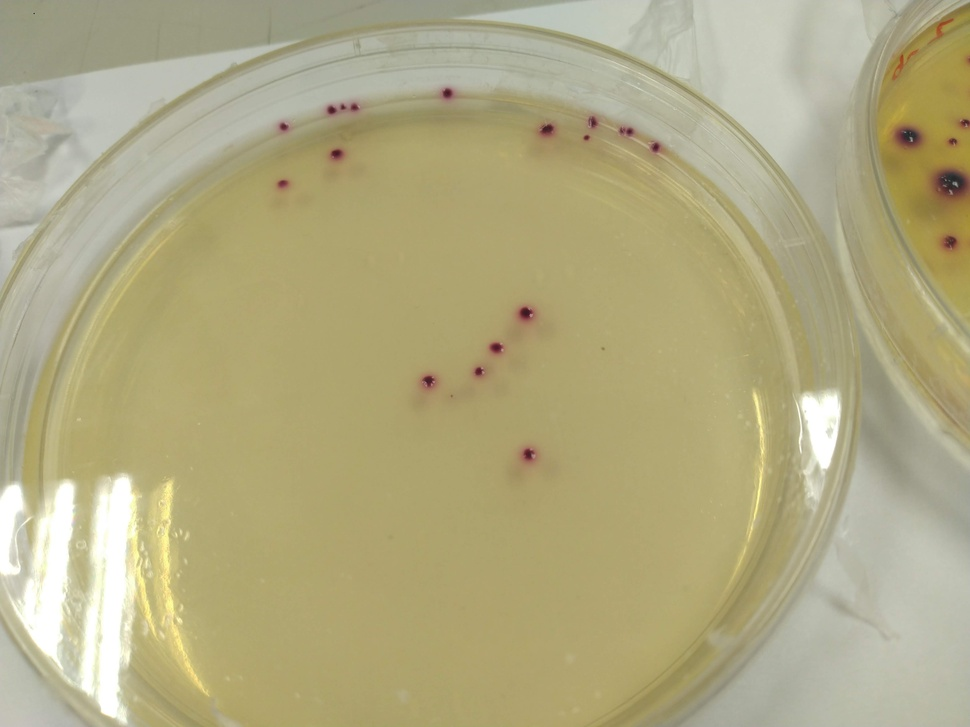
#> input picture Ecoli (5).jpg, 970 x 727 px, shrunk from 4608 x 3456 before the run, found by its file name
$ jupyter execute --allow-errors Ecoli_detection.ipynb   (shell and % lines are left out)
#> lines starting #> are read from the running program, lines starting #| are printed output that depends on the picture; after the words box and inside, x2 and y2 are one past the last pixel; in counts of white or black regions, pixels touching at a corner belong together
<a href="https://colab.research.google.com/github/evan6007/Ecoli_detection/blob/main/Ecoli_detection.ipynb" target="_parent"></a>

[cell 1]
import cv2
import numpy as np
import matplotlib.pyplot as plt

[cell 2]
img = cv2.imread('/content/Ecoli_detection/Ecoli (5).jpg', cv2.IMREAD_COLOR) #把照片路徑放進去
#> img is the input picture: shape (727, 970, 3); mean B, G, R 130, 169.9, 176.9
img_orig = img.copy()
img_orig = cv2.cvtColor(img_orig, cv2.COLOR_BGR2RGB)
plt.rcParams["figure.figsize"] = (16,9)
plt.imshow(img_orig)

[cell 3]
hsv = cv2.cvtColor(img, cv2.COLOR_BGR2HSV)
#> hsv: shape (727, 970, 3); mean H, S, V 27.3, 69.5, 177.4
low_hsv = np.array([0,43,46])
high_hsv = np.array([10,255,255])
mask = cv2.inRange(hsv,lowerb=low_hsv,upperb=high_hsv)
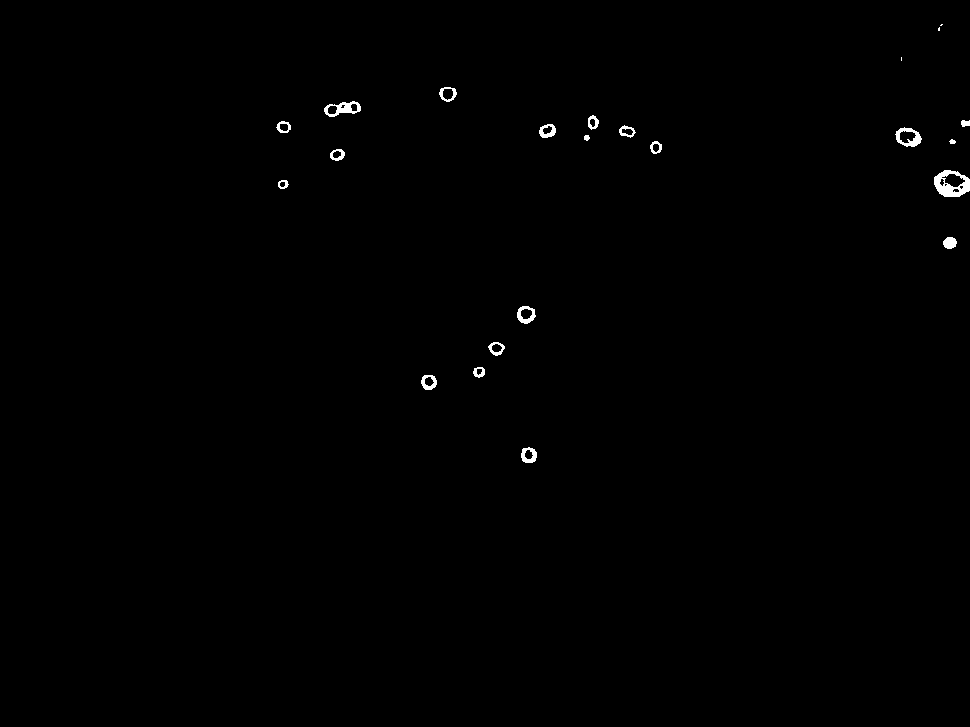
#> mask: shape (727, 970); 0.39% white; 23 white regions (3 under 20 px), largest, box (x1, y1, x2, y2) and area: (934, 170, 970, 197) 553, (324, 101, 361, 117) 281, (895, 127, 922, 147) 254
plt.rcParams["figure.figsize"] = (16,9)
plt.imshow(mask)
img=mask

[cell 4]
img = cv2.GaussianBlur(img, (21,21), cv2.BORDER_DEFAULT)
#> img: shape (727, 970)
plt.rcParams["figure.figsize"] = (16,9)
plt.imshow(img,cmap='gray')


all_circle =cv2.HoughCircles(img, cv2.HOUGH_GRADIENT, 0.8, 30,
              param1=50,
              param2=25,
              minRadius=0,
              maxRadius=70)
#> all_circle = [[655.5, 146.5, 6.6], [428.5, 382.5, 9.6], [447.5, 91.5, 11], [528.5, 455.5, 9.6], [495.5, 347.5, 8.4]]
all_circle_rounded = np.uint16(np.around(all_circle))
#> all_circle_rounded = [[656, 146, 7], [428, 382, 10], [448, 92, 11], [528, 456, 10], [496, 348, 8]]

[cell 5]
img = cv2.imread('/content/Ecoli_detection/Ecoli (5).jpg', cv2.IMREAD_COLOR) #把照片路徑放進去
img_orig = img.copy()
img_orig = cv2.cvtColor(img_orig, cv2.COLOR_BGR2RGB)

count = 1
for i in all_circle_rounded[0,:]:
    cv2.circle(img_orig,(i[0],i[1]),i[2],(50,200,200),5)
    cv2.circle(img_orig,(i[0],i[1]),2,(255,0,0),3)
    count = count +1
#> this loop made 5 passes
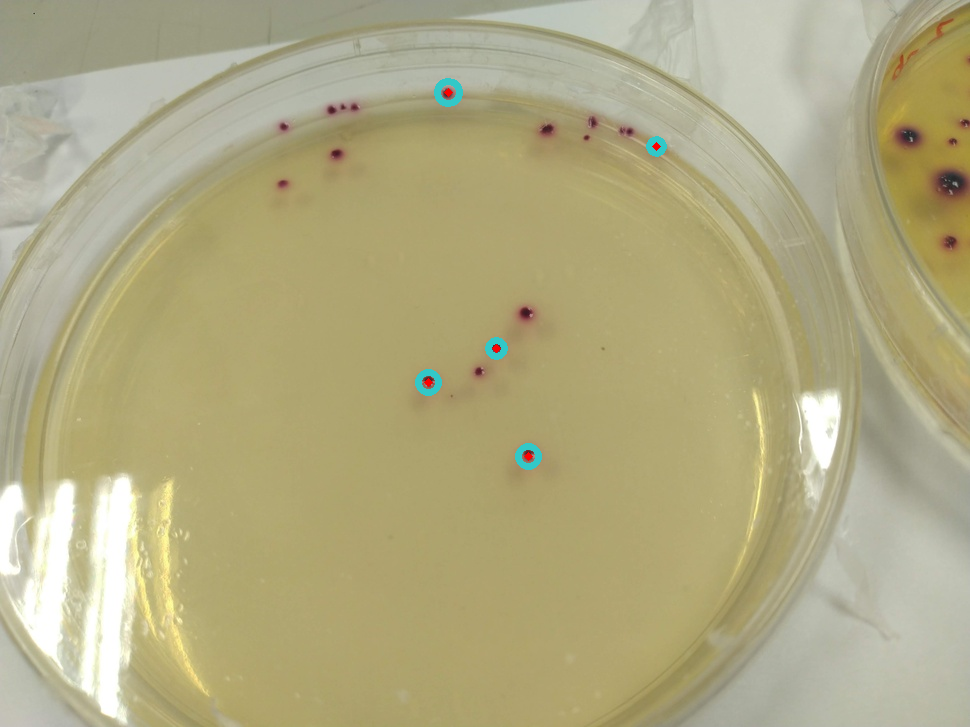
#> img_orig: shape (727, 970, 3); mean R, G, B 176.6, 170, 130.2
#> after the loop, count = 6


plt.rcParams["figure.figsize"]=(16,9)
plt.imshow(img_orig)
print("有" + str(all_circle_rounded.shape[1])+'顆Ecoli')
#| 有5顆Ecoli

$ run again, with Ecoli (1).jpg copied over Ecoli (5).jpg
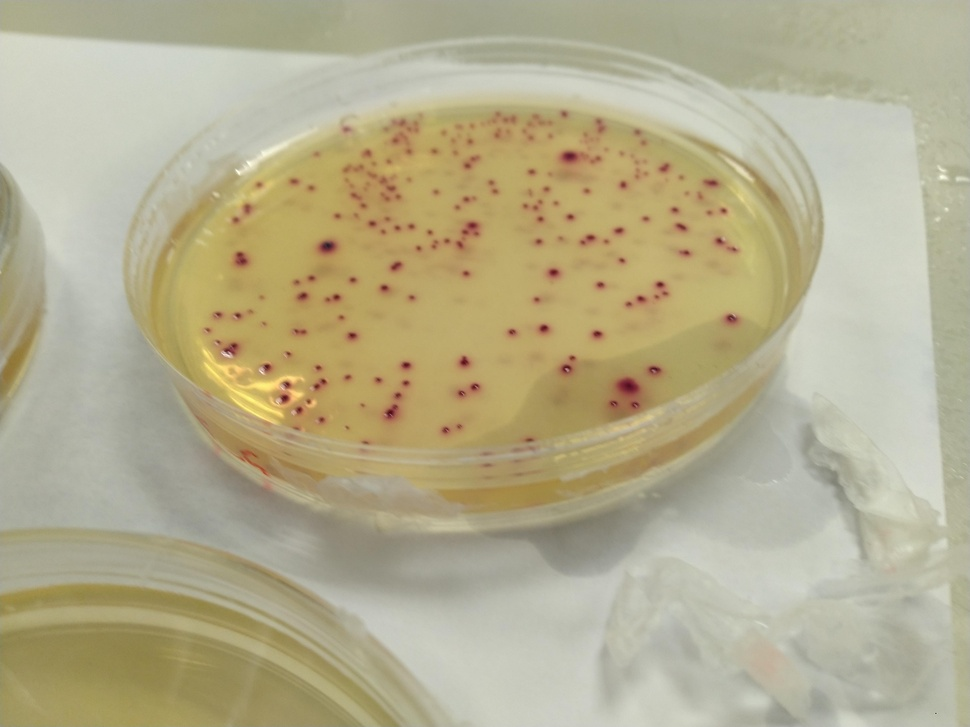
#> input picture Ecoli (1).jpg, 970 x 727 px, shrunk from 4608 x 3456 before the run, found by its file name
#> img is the input picture: shape (727, 970, 3); mean B, G, R 141.9, 173.4, 180.5
#> hsv: shape (727, 970, 3); mean H, S, V 28.9, 57, 181.6
#> `mask = cv2.inRange(hsv,lowerb=low_hsv,upperb=high_hsv)`:
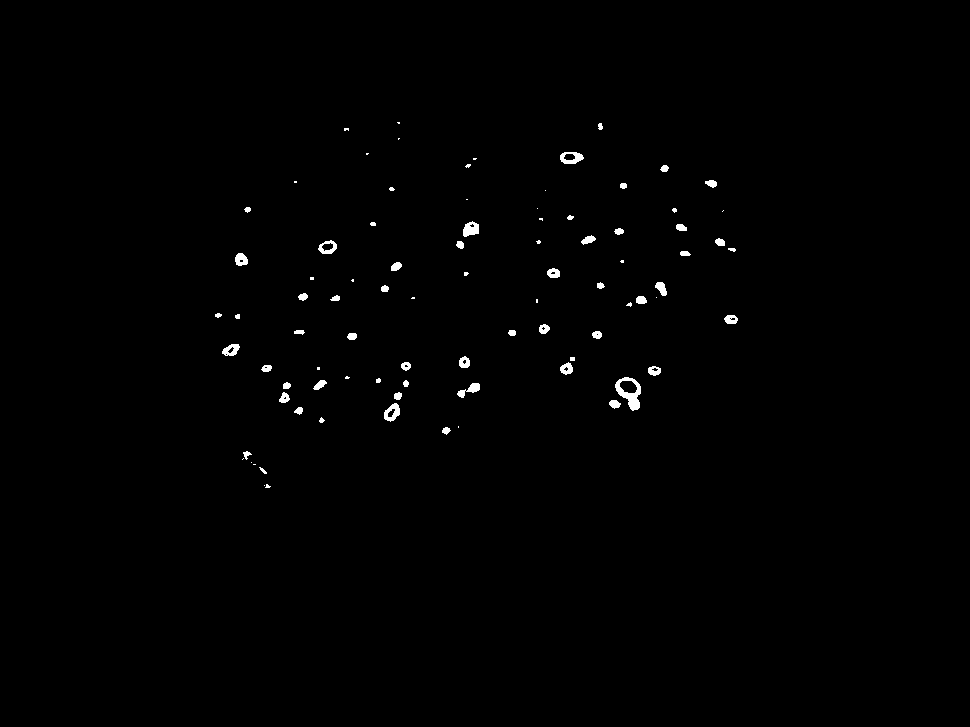
#> mask: shape (727, 970); 0.61% white; 87 white regions (31 under 20 px), largest, box (x1, y1, x2, y2) and area: (615, 377, 641, 411) 400, (463, 221, 479, 237) 182, (560, 152, 584, 164) 178
#> img: shape (727, 970)
#> all_circle = [[384.5, 288.5, 4.6]]
#> all_circle_rounded = [[384, 288, 5]]
#> the loop `for i in all_circle_rounded[0,:]:` made 1 pass
#> (i, count) on pass 1: ([384, 288, 5], 2)
#> after the loop `for i in all_circle_rounded[0,:]:`: count = 2
#| 有1顆Ecoli

$ run again, with Ecoli (10).jpg copied over Ecoli (5).jpg
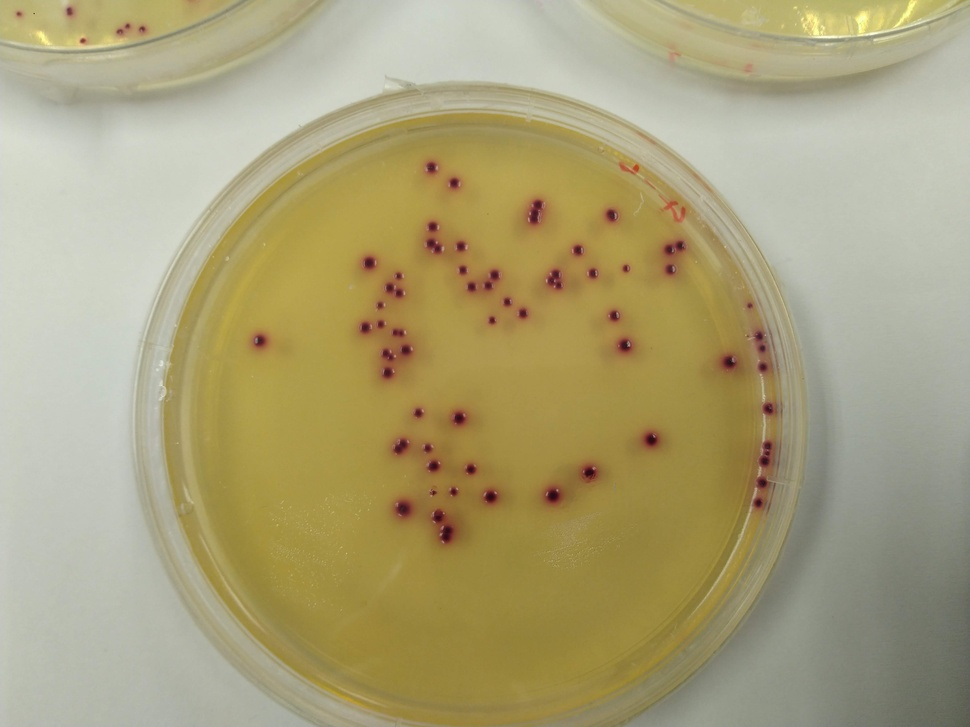
#> input picture Ecoli (10).jpg, 970 x 727 px, shrunk from 4608 x 3456 before the run, found by its file name
#> img is the input picture: shape (727, 970, 3); mean B, G, R 121.2, 161.2, 170.5
#> hsv: shape (727, 970, 3); mean H, S, V 30, 78.8, 171.8
#> `mask = cv2.inRange(hsv,lowerb=low_hsv,upperb=high_hsv)`:
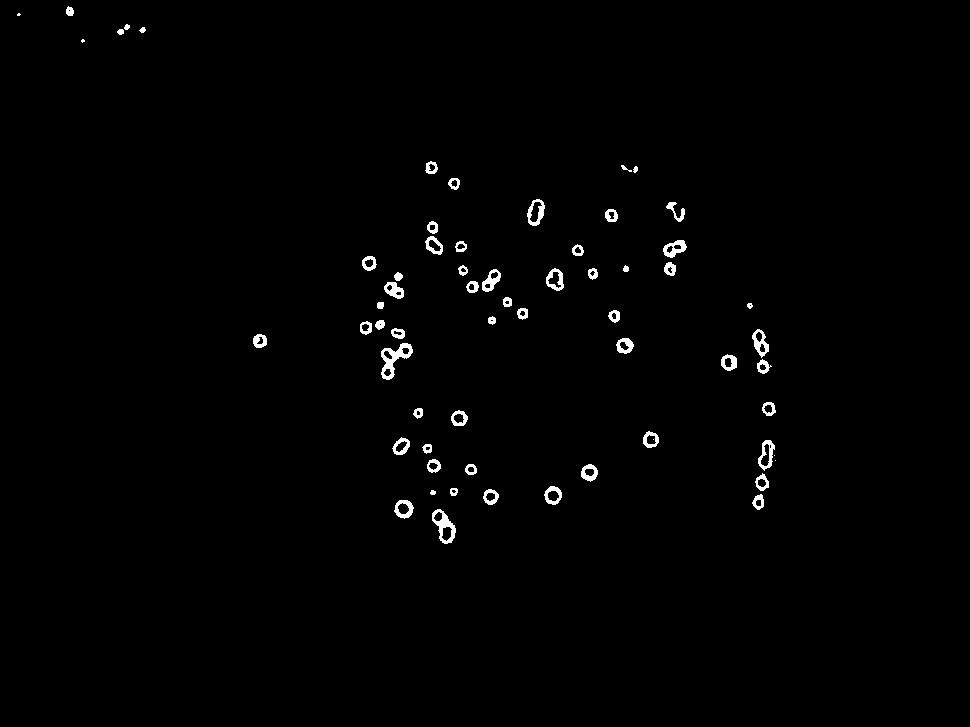
#> mask: shape (727, 970); 1% white; 64 white regions (5 under 20 px), largest, box (x1, y1, x2, y2) and area: (381, 343, 413, 380) 468, (432, 509, 456, 544) 354, (758, 440, 775, 471) 231
#> img: shape (727, 970)
#> all_circle = 13 rows, first 8: [650.5, 439.5, 9.6], [490.5, 496.5, 8.2], [588.5, 472.5, 8.8], [768.5, 408.5, 7.4], [552.5, 496.5, 9.6], [433.5, 465.5, 7.3], [368.5, 262.5, 8.8], [259.5, 340.5, 7.8]
#> all_circle_rounded = 13 rows, first 8: [650, 440, 10], [490, 496, 8], [588, 472, 9], [768, 408, 7], [552, 496, 10], [434, 466, 7], [368, 262, 9], [260, 340, 8]
#> the loop `for i in all_circle_rounded[0,:]:` made 13 passes
#> after the loop `for i in all_circle_rounded[0,:]:`:
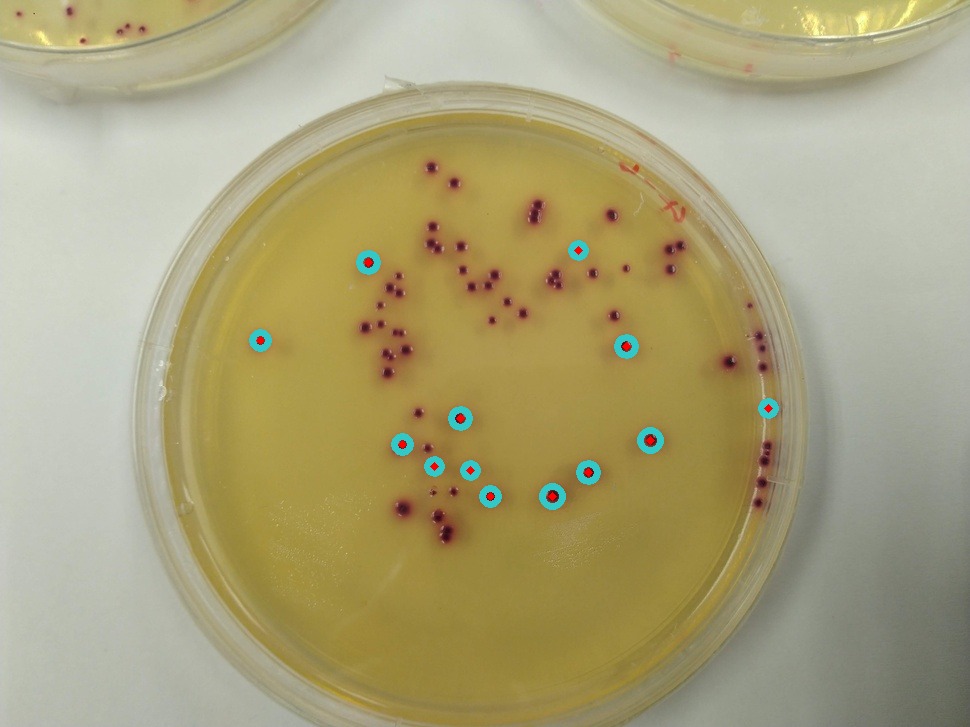
#> img_orig: shape (727, 970, 3); mean R, G, B 170, 161.9, 122.1
#> after the loop `for i in all_circle_rounded[0,:]:`: count = 14
#| 有13顆Ecoli

$ run again, with Ecoli (11).jpg copied over Ecoli (5).jpg
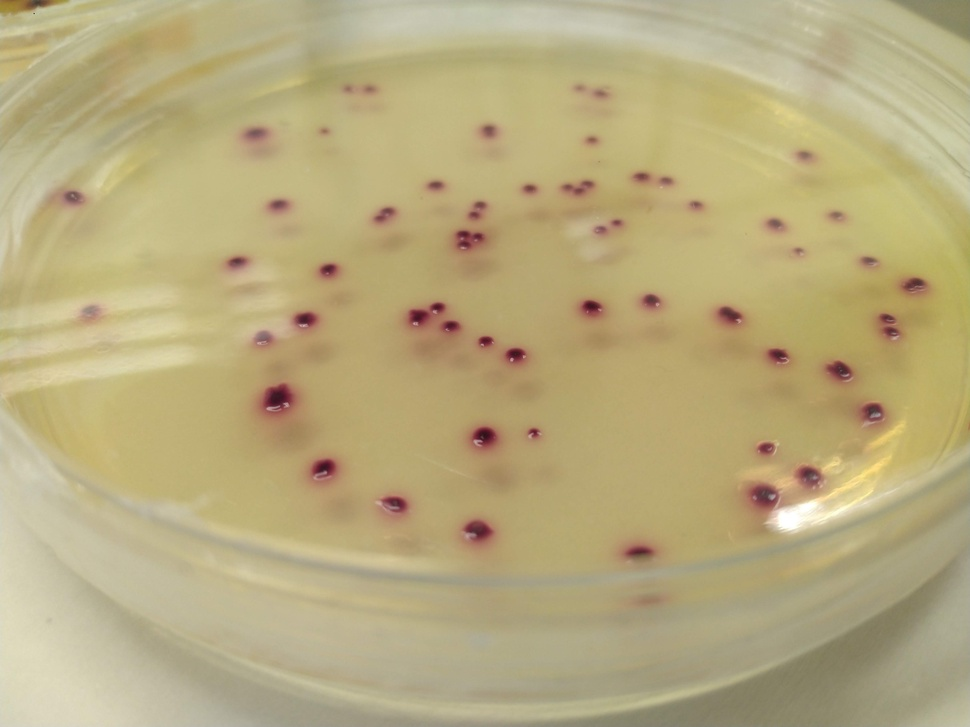
#> input picture Ecoli (11).jpg, 970 x 727 px, shrunk from 4608 x 3456 before the run, found by its file name
#> img is the input picture: shape (727, 970, 3); mean B, G, R 126.2, 170.4, 183.9
#> hsv: shape (727, 970, 3); mean H, S, V 24.6, 80.4, 183.9
#> `mask = cv2.inRange(hsv,lowerb=low_hsv,upperb=high_hsv)`:
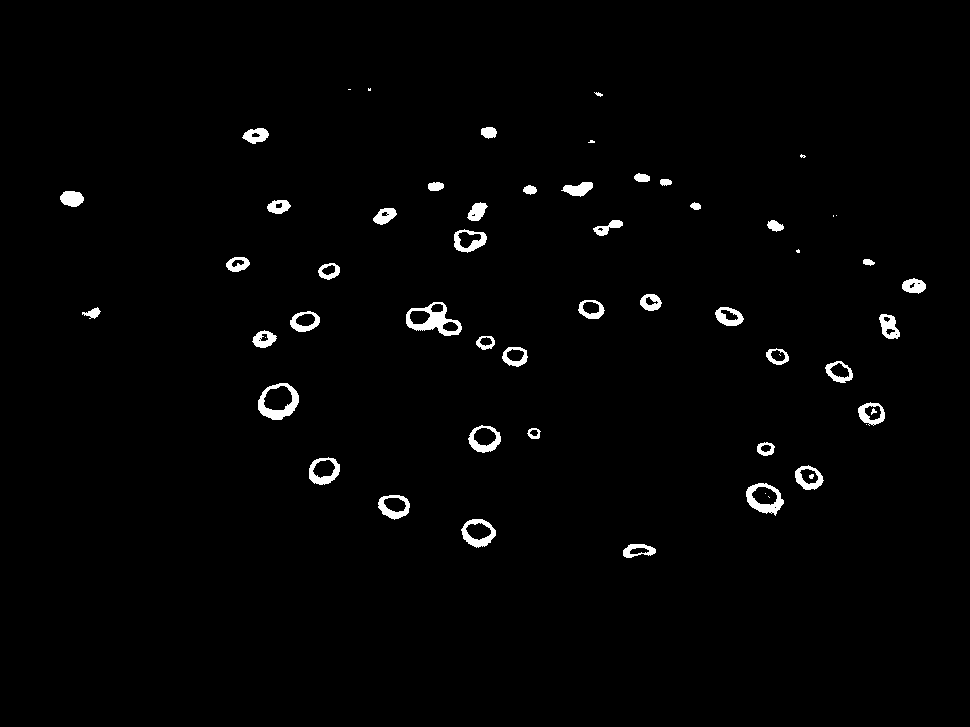
#> mask: shape (727, 970); 1.6% white; 57 white regions (12 under 20 px), largest, box (x1, y1, x2, y2) and area: (406, 302, 462, 336) 790, (258, 383, 299, 420) 641, (746, 483, 784, 516) 545
#> img: shape (727, 970)
#> all_circle = [[279.5, 403.5, 22.3], [478.5, 531.5, 16], [482.5, 437.5, 14.4], [393.5, 501.5, 16.6], [874.5, 413.5, 11.6], [323.5, 466.5, 17.2], [418.5, 317.5, 14.4], [533.5, 433.5, 6.6], [778.5, 353.5, 12.5]]
#> all_circle_rounded = [[280, 404, 22], [478, 532, 16], [482, 438, 14], [394, 502, 17], [874, 414, 12], [324, 466, 17], [418, 318, 14], [534, 434, 7], [778, 354, 12]]
#> the loop `for i in all_circle_rounded[0,:]:` made 9 passes
#> after the loop `for i in all_circle_rounded[0,:]:`:
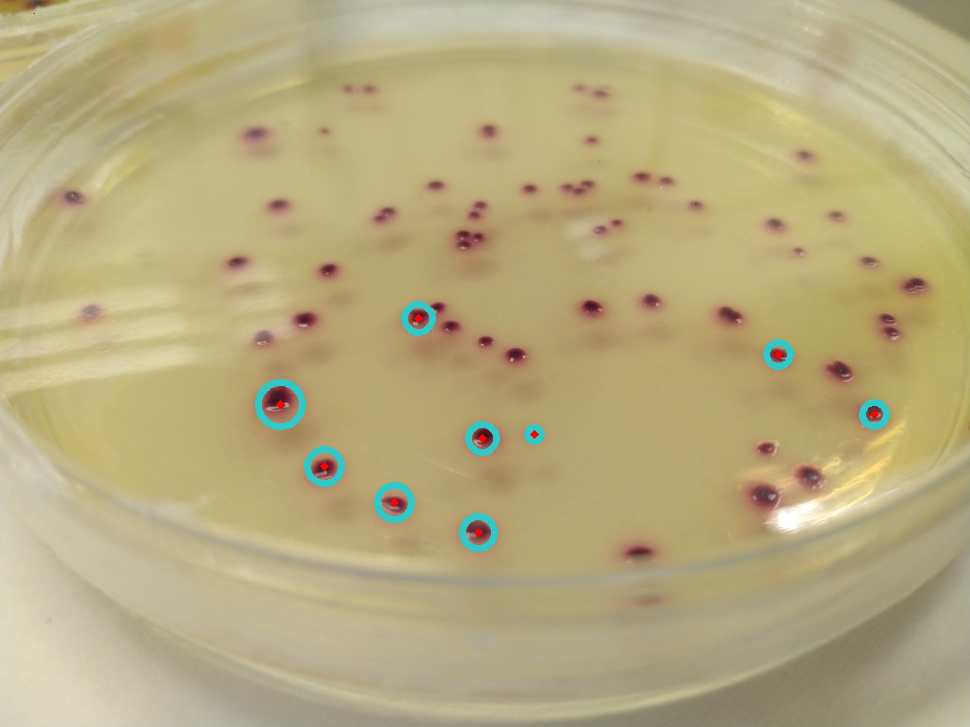
#> img_orig: shape (727, 970, 3); mean R, G, B 183, 171, 126.9
#> after the loop `for i in all_circle_rounded[0,:]:`: count = 10
#| 有9顆Ecoli
